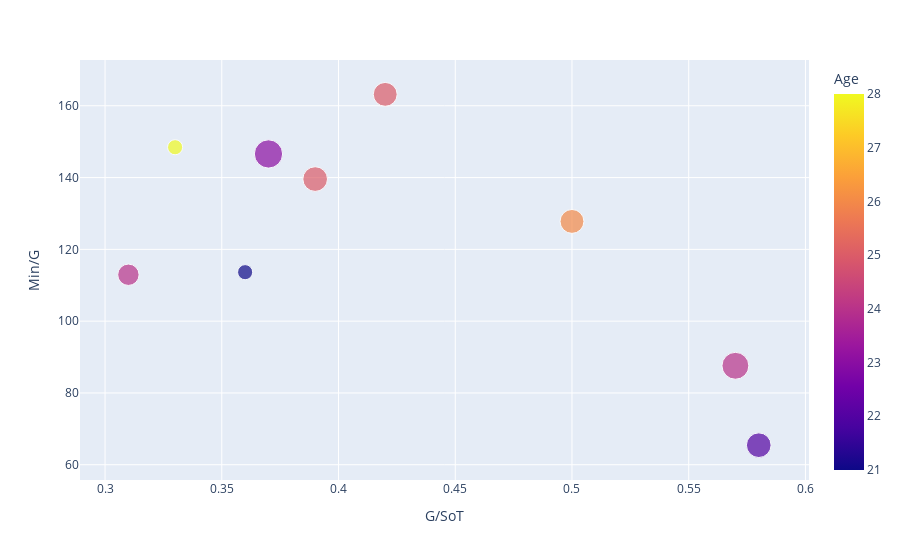

The code cell stored with this chart in its notebook:
### Markdown cell above
# Selecting 3 Top Targets

Given my own personal preferences for a striker, I will now narrow the list down to 3 strikers who I'd think would make excellent options for Manchester United.

Manchester United can line up in a number of different systems using a striker under manager Ten Hag. Although I stressed that goal scoring efficiency is the most important criteria since it would help improve united the most, I think that an exceptionally talented creative player could under the right circumstances and system prove to be as effective as an efficient goal scorer. For this reason I will be selecting 2 options from sample selection 1 and 1 option from sample selection 2.

### Code cell
# I filtered out players who are above the age of 28 because I believe Manchester United is looking for a long-term striker option (for at least 5 years).
# Strikers tend to dramatically decline after their 30's.
fig = px.scatter(Decision_sample1.query('Age <= 28'), x='G/SoT', y='Min/G', hover_data=['Player', 'Min', 'Pos', 'Comp','GCA','PasProg','PasAss'],
                       color='Age', size='Assists', color_continuous_scale='plasma')

fig.show()

### Figure 1 — Plotly figure (JSON) as saved in the notebook; plotly's stock layout.template omitted (floating-point values rounded to 4 significant figures)
{"data": [{"customdata": [["Folarin Balogun", 1591, "FW", "Ligue 1", 0.34, 1.98, 0.85], ["Jonathan David", 1759, "FW", "Ligue 1", 0.46, 2.21, 1.49], ["Erling Haaland", 1636, "FW", "Premier League", 0.38, 1.87, 0.93], ["Lautaro Martínez", 1675, "FW", "Serie A", 0.48, 2.8, 1.56], ["Kylian Mbappé", 1468, "FW", "Ligue 1", 0.49, 4.11, 1.84], ["Aleksandar Mitrovi?", 1633, "FW", "Premier League", 0.5, 1.93, 0.83], ["Victor Osimhen", 1401, "FW", "Serie A", 0.38, 0.83, 1.15], ["Marcus Rashford", 1795, "FW", "Premier League", 0.4, 2.61, 0.85], ["Ivan Toney", 1789, "FW", "Premier League", 0.3, 2.36, 0.95]], "hovertemplate": "G/SoT=%{x}<br>Min/G=%{y}<br>Assists=%{marker.size}<br>Player=%{customdata[0]}<br>Min=%{customdata[1]}<br>Pos=%{customdata[2]}<br>Comp=%{customdata[3]}<br>GCA=%{customdata[4]}<br>PasProg=%{customdata[5]}<br>PasAss=%{customdata[6]}<br>Age=%{marker.color}<extra></extra>", "legendgroup": "", "marker": {"color": [21, 23, 22, 25, 24, 28, 24, 25, 26], "coloraxis": "coloraxis", "size": [0.06, 0.21, 0.16, 0.16, 0.12, 0.06, 0.19, 0.15, 0.15], "sizemode": "area", "sizeref": 0.000525, "symbol": "circle"}, "mode": "markers", "name": "", "orientation": "v", "showlegend": false, "type": "scatter", "x": [0.36, 0.37, 0.58, 0.39, 0.31, 0.33, 0.57, 0.42, 0.5], "xaxis": "x", "y": [113.6, 146.6, 65.44, 139.6, 112.9, 148.5, 87.56, 163.2, 127.8], "yaxis": "y"}], "layout": {"coloraxis": {"colorbar": {"title": {"text": "Age"}}, "colorscale": [[0, "#0d0887"], [0.1111, "#46039f"], [0.2222, "#7201a8"], [0.3333, "#9c179e"], [0.4444, "#bd3786"], [0.5556, "#d8576b"], [0.6667, "#ed7953"], [0.7778, "#fb9f3a"], [0.8889, "#fdca26"], [1, "#f0f921"]]}, "legend": {"itemsizing": "constant", "tracegroupgap": 0}, "margin": {"t": 60}, "xaxis": {"anchor": "y", "domain": [0, 1], "title": {"text": "G/SoT"}}, "yaxis": {"anchor": "x", "domain": [0, 1], "title": {"text": "Min/G"}}}}
